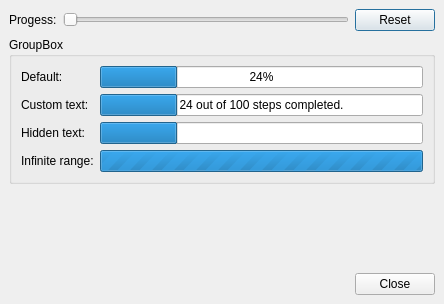
<ui version="4.0" >
 <comment>
   Copyright (c) 2006-2007, Johan Thelin
   
   All rights reserved.
   
   Redistribution and use in source and binary forms, with or without modification, 
   are permitted provided that the following conditions are met:
   
       * Redistributions of source code must retain the above copyright notice, 
         this list of conditions and the following disclaimer.
       * Redistributions in binary form must reproduce the above copyright notice,  
         this list of conditions and the following disclaimer in the documentation 
         and/or other materials provided with the distribution.
       * Neither the name of APress nor the names of its contributors 
         may be used to endorse or promote products derived from this software 
         without specific prior written permission.
   
   THIS SOFTWARE IS PROVIDED BY THE COPYRIGHT HOLDERS AND CONTRIBUTORS
   "AS IS" AND ANY EXPRESS OR IMPLIED WARRANTIES, INCLUDING, BUT NOT
   LIMITED TO, THE IMPLIED WARRANTIES OF MERCHANTABILITY AND FITNESS FOR
   A PARTICULAR PURPOSE ARE DISCLAIMED. IN NO EVENT SHALL THE COPYRIGHT OWNER OR
   CONTRIBUTORS BE LIABLE FOR ANY DIRECT, INDIRECT, INCIDENTAL, SPECIAL,
   EXEMPLARY, OR CONSEQUENTIAL DAMAGES (INCLUDING, BUT NOT LIMITED TO,
   PROCUREMENT OF SUBSTITUTE GOODS OR SERVICES; LOSS OF USE, DATA, OR
   PROFITS; OR BUSINESS INTERRUPTION) HOWEVER CAUSED AND ON ANY THEORY OF
   LIABILITY, WHETHER IN CONTRACT, STRICT LIABILITY, OR TORT (INCLUDING
   NEGLIGENCE OR OTHERWISE) ARISING IN ANY WAY OUT OF THE USE OF THIS
   SOFTWARE, EVEN IF ADVISED OF THE POSSIBILITY OF SUCH DAMAGE.
 </comment>
 <class>Dialog</class>
 <widget class="QDialog" name="Dialog" >
  <property name="geometry" >
   <rect>
    <x>0</x>
    <y>0</y>
    <width>444</width>
    <height>304</height>
   </rect>
  </property>
  <property name="windowTitle" >
   <string>Dialog</string>
  </property>
  <layout class="QVBoxLayout" >
   <property name="margin" >
    <number>9</number>
   </property>
   <property name="spacing" >
    <number>6</number>
   </property>
   <item>
    <layout class="QHBoxLayout" >
     <property name="margin" >
      <number>0</number>
     </property>
     <property name="spacing" >
      <number>6</number>
     </property>
     <item>
      <widget class="QLabel" name="label" >
       <property name="text" >
        <string>Progess:</string>
       </property>
      </widget>
     </item>
     <item>
      <widget class="QSlider" name="horizontalSlider" >
       <property name="maximum" >
        <number>100</number>
       </property>
       <property name="orientation" >
        <enum>Qt::Horizontal</enum>
       </property>
      </widget>
     </item>
     <item>
      <widget class="QPushButton" name="pushButton" >
       <property name="text" >
        <string>Reset</string>
       </property>
      </widget>
     </item>
    </layout>
   </item>
   <item>
    <widget class="QGroupBox" name="groupBox" >
     <property name="title" >
      <string>GroupBox</string>
     </property>
     <layout class="QGridLayout" >
      <property name="margin" >
       <number>9</number>
      </property>
      <property name="spacing" >
       <number>6</number>
      </property>
      <item row="3" column="1" >
       <widget class="QProgressBar" name="progressBar_4" >
        <property name="maximum" >
         <number>0</number>
        </property>
        <property name="value" >
         <number>-1</number>
        </property>
        <property name="orientation" >
         <enum>Qt::Horizontal</enum>
        </property>
       </widget>
      </item>
      <item row="0" column="1" >
       <widget class="QProgressBar" name="progressBar" >
        <property name="value" >
         <number>24</number>
        </property>
        <property name="orientation" >
         <enum>Qt::Horizontal</enum>
        </property>
       </widget>
      </item>
      <item row="1" column="0" >
       <widget class="QLabel" name="label_3" >
        <property name="text" >
         <string>Custom text:</string>
        </property>
       </widget>
      </item>
      <item row="1" column="1" >
       <widget class="QProgressBar" name="progressBar_2" >
        <property name="value" >
         <number>24</number>
        </property>
        <property name="orientation" >
         <enum>Qt::Horizontal</enum>
        </property>
        <property name="format" >
         <string>%v out of %m steps completed.</string>
        </property>
       </widget>
      </item>
      <item row="2" column="0" >
       <widget class="QLabel" name="label_4" >
        <property name="text" >
         <string>Hidden text:</string>
        </property>
       </widget>
      </item>
      <item row="0" column="0" >
       <widget class="QLabel" name="label_2" >
        <property name="text" >
         <string>Default:</string>
        </property>
       </widget>
      </item>
      <item row="3" column="0" >
       <widget class="QLabel" name="label_5" >
        <property name="text" >
         <string>Infinite range:</string>
        </property>
       </widget>
      </item>
      <item row="2" column="1" >
       <widget class="QProgressBar" name="progressBar_3" >
        <property name="value" >
         <number>24</number>
        </property>
        <property name="textVisible" >
         <bool>false</bool>
        </property>
        <property name="orientation" >
         <enum>Qt::Horizontal</enum>
        </property>
       </widget>
      </item>
     </layout>
    </widget>
   </item>
   <item>
    <spacer>
     <property name="orientation" >
      <enum>Qt::Vertical</enum>
     </property>
     <property name="sizeHint" >
      <size>
       <width>20</width>
       <height>40</height>
      </size>
     </property>
    </spacer>
   </item>
   <item>
    <widget class="QDialogButtonBox" name="buttonBox" >
     <property name="orientation" >
      <enum>Qt::Horizontal</enum>
     </property>
     <property name="standardButtons" >
      <set>QDialogButtonBox::Close</set>
     </property>
    </widget>
   </item>
  </layout>
 </widget>
 <resources/>
 <connections>
  <connection>
   <sender>buttonBox</sender>
   <signal>rejected()</signal>
   <receiver>Dialog</receiver>
   <slot>reject()</slot>
   <hints>
    <hint type="sourcelabel" >
     <x>291</x>
     <y>268</y>
    </hint>
    <hint type="destinationlabel" >
     <x>286</x>
     <y>274</y>
    </hint>
   </hints>
  </connection>
  <connection>
   <sender>horizontalSlider</sender>
   <signal>valueChanged(int)</signal>
   <receiver>progressBar</receiver>
   <slot>setValue(int)</slot>
   <hints>
    <hint type="sourcelabel" >
     <x>297</x>
     <y>23</y>
    </hint>
    <hint type="destinationlabel" >
     <x>147</x>
     <y>85</y>
    </hint>
   </hints>
  </connection>
  <connection>
   <sender>horizontalSlider</sender>
   <signal>valueChanged(int)</signal>
   <receiver>progressBar_2</receiver>
   <slot>setValue(int)</slot>
   <hints>
    <hint type="sourcelabel" >
     <x>265</x>
     <y>26</y>
    </hint>
    <hint type="destinationlabel" >
     <x>179</x>
     <y>121</y>
    </hint>
   </hints>
  </connection>
  <connection>
   <sender>horizontalSlider</sender>
   <signal>valueChanged(int)</signal>
   <receiver>progressBar_3</receiver>
   <slot>setValue(int)</slot>
   <hints>
    <hint type="sourcelabel" >
     <x>293</x>
     <y>27</y>
    </hint>
    <hint type="destinationlabel" >
     <x>205</x>
     <y>145</y>
    </hint>
   </hints>
  </connection>
  <connection>
   <sender>horizontalSlider</sender>
   <signal>valueChanged(int)</signal>
   <receiver>progressBar_4</receiver>
   <slot>setValue(int)</slot>
   <hints>
    <hint type="sourcelabel" >
     <x>321</x>
     <y>27</y>
    </hint>
    <hint type="destinationlabel" >
     <x>235</x>
     <y>179</y>
    </hint>
   </hints>
  </connection>
  <connection>
   <sender>pushButton</sender>
   <signal>clicked()</signal>
   <receiver>progressBar</receiver>
   <slot>reset()</slot>
   <hints>
    <hint type="sourcelabel" >
     <x>370</x>
     <y>18</y>
    </hint>
    <hint type="destinationlabel" >
     <x>328</x>
     <y>86</y>
    </hint>
   </hints>
  </connection>
  <connection>
   <sender>pushButton</sender>
   <signal>clicked()</signal>
   <receiver>progressBar_2</receiver>
   <slot>reset()</slot>
   <hints>
    <hint type="sourcelabel" >
     <x>412</x>
     <y>27</y>
    </hint>
    <hint type="destinationlabel" >
     <x>342</x>
     <y>113</y>
    </hint>
   </hints>
  </connection>
  <connection>
   <sender>pushButton</sender>
   <signal>clicked()</signal>
   <receiver>progressBar_3</receiver>
   <slot>reset()</slot>
   <hints>
    <hint type="sourcelabel" >
     <x>414</x>
     <y>19</y>
    </hint>
    <hint type="destinationlabel" >
     <x>358</x>
     <y>156</y>
    </hint>
   </hints>
  </connection>
  <connection>
   <sender>pushButton</sender>
   <signal>clicked()</signal>
   <receiver>progressBar_4</receiver>
   <slot>reset()</slot>
   <hints>
    <hint type="sourcelabel" >
     <x>416</x>
     <y>29</y>
    </hint>
    <hint type="destinationlabel" >
     <x>377</x>
     <y>173</y>
    </hint>
   </hints>
  </connection>
 </connections>
</ui>
